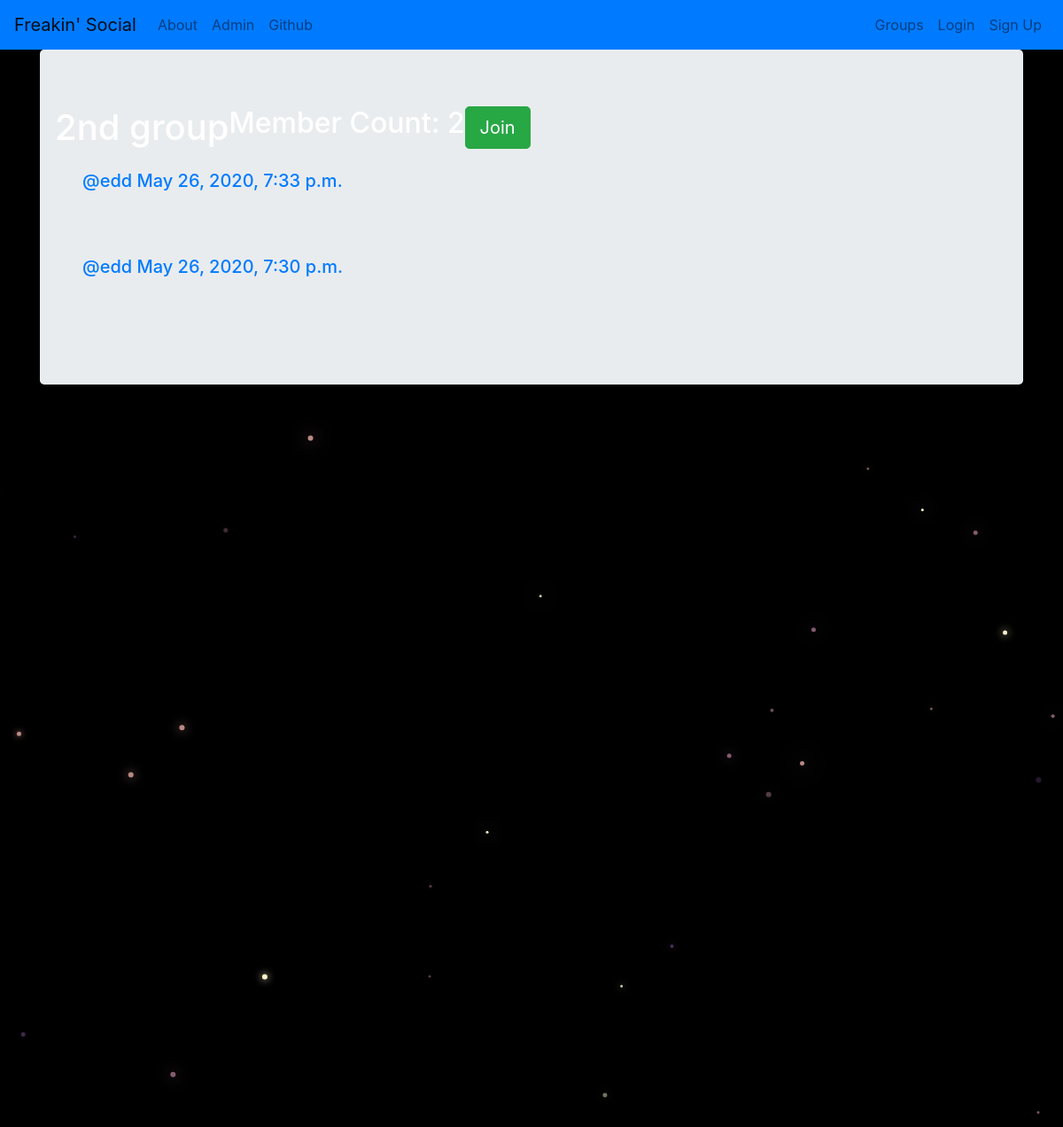
/groups/posts/in/2nd-group/, run on the app's committed database.
### groups/models.py (models this page shows, shortened)
class Group(models.Model):
  name = models.CharField(max_length=255, unique=True)
  slug = models.SlugField(allow_unicode=True, unique=True)
  description = models.TextField(blank=True, default='')
  description_html = models.TextField(editable=False, default='', blank=True)
  members = models.ManyToManyField(User, through='GroupMember')
  class Meta:
    ordering = ['name']

### posts/models.py (models this page shows, shortened)
class Post(models.Model):
  user = models.ForeignKey(User, related_name='posts', on_delete=models.CASCADE)
  created_at = models.DateTimeField(auto_now=True)
  message = models.TextField()
  message_html = models.TextField(editable=False)
  group = models.ForeignKey(Group, related_name='posts', null=True,
                            blank=True, on_delete=models.CASCADE)
  class Meta:
    ordering = ['-created_at']
    unique_together = ['user', 'message']

### groups/views.py (the view)
# urls.py: path('posts/in/<slug>/', views.SingleGroup.as_view(), name='single'),
class SingleGroup(generic.DetailView):
  model = Group

### groups/templates/groups/group_detail.html (shortened to what this page needs)
{% extends "groups/group_base.html" %}
{% block pregroup %}
	<h1>{{ group.name }}</h1>
	<h2>Member Count: {{ group.members.count }}</h2>
	<div class="content">
		{% if user in group.members.all %}
			<a href="{% url 'groups:leave' slug=group.slug %}" class="btn btn-lg btn-danger"><span class="glypicon glypicon-remove-circle"></span>Leave</a>
		{% else %}
			<a href="{% url 'groups:join' slug=group.slug %}" class="btn btn-lg btn-success">Join</a>
		{% endif %}
	</div>
{% endblock pregroup %}
{% block group_content %}
	<div class="col-md-8">
	{% if group.posts.count == 0 %}
		<h2>No posts in this group yet!</h2>
	{% else %}
		{% for post in group.posts.all %}
			{% include "posts/_post.html" %}
		{% endfor %}
	{% endif %}
</div>
{% endblock group_content %}

### posts/templates/posts/_post.html (shortened to what this page needs)
<div class="post media">
  <div class="media-body p-3">
    <h5 class="media-heading">
      <span class="username">
        <a href="{% url 'posts:for_user' username=post.user.username %}">@{{post.user.username}}</a>
      </span>
      <time class="time">
        <a href="{% url 'posts:single' username=post.user.username pk=post.pk %}">{{post.created_at}}</a>
      </time>
    </h5>
    <div class="modal-footer">
    </div>
  </div>
</div>

### static/simplesocial/css/master.css (style rules this page uses)
body { margin: 0; owerflow: hidden; background-color: black; color: white; }

### data on the page
Group: name "2nd group", members.count "2"
Post: user.username "edd", created_at "May 26, 2020, 7:33 p.m."
Post: user.username "edd", created_at "May 26, 2020, 7:30 p.m."
